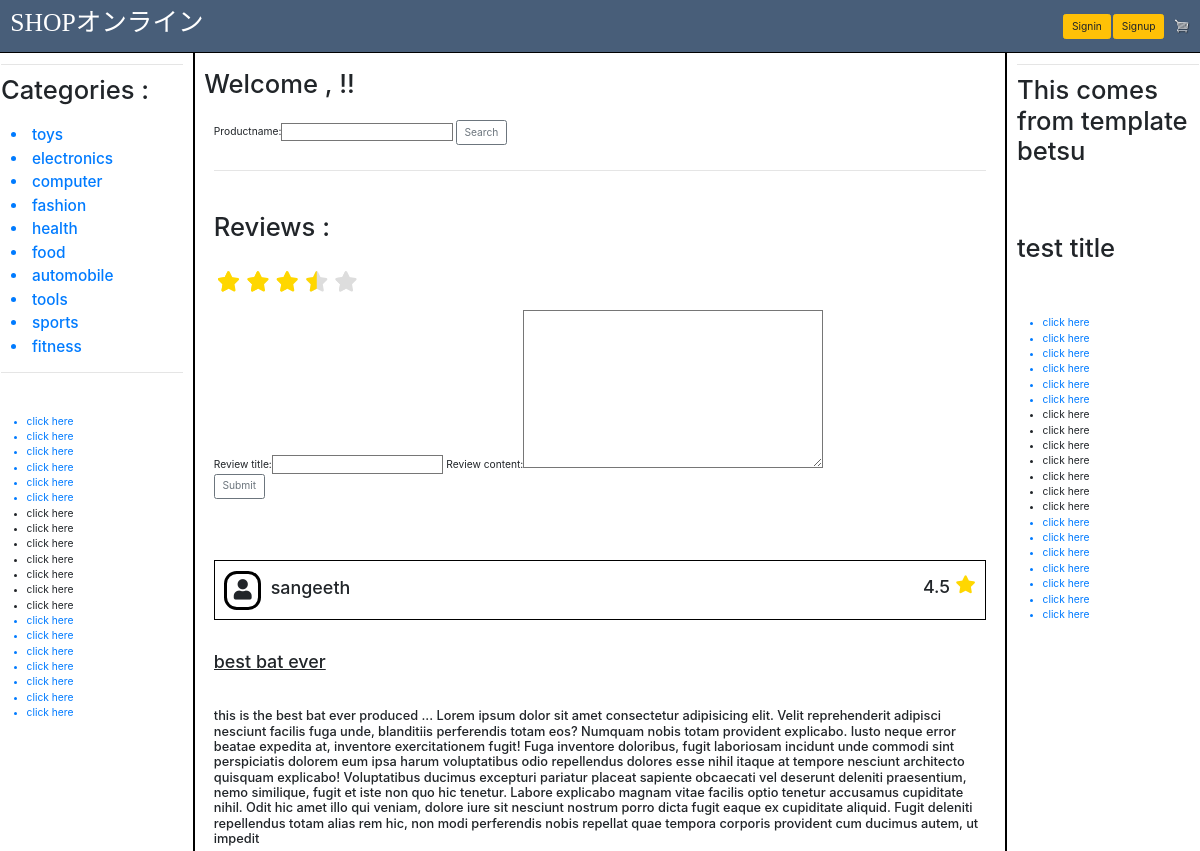
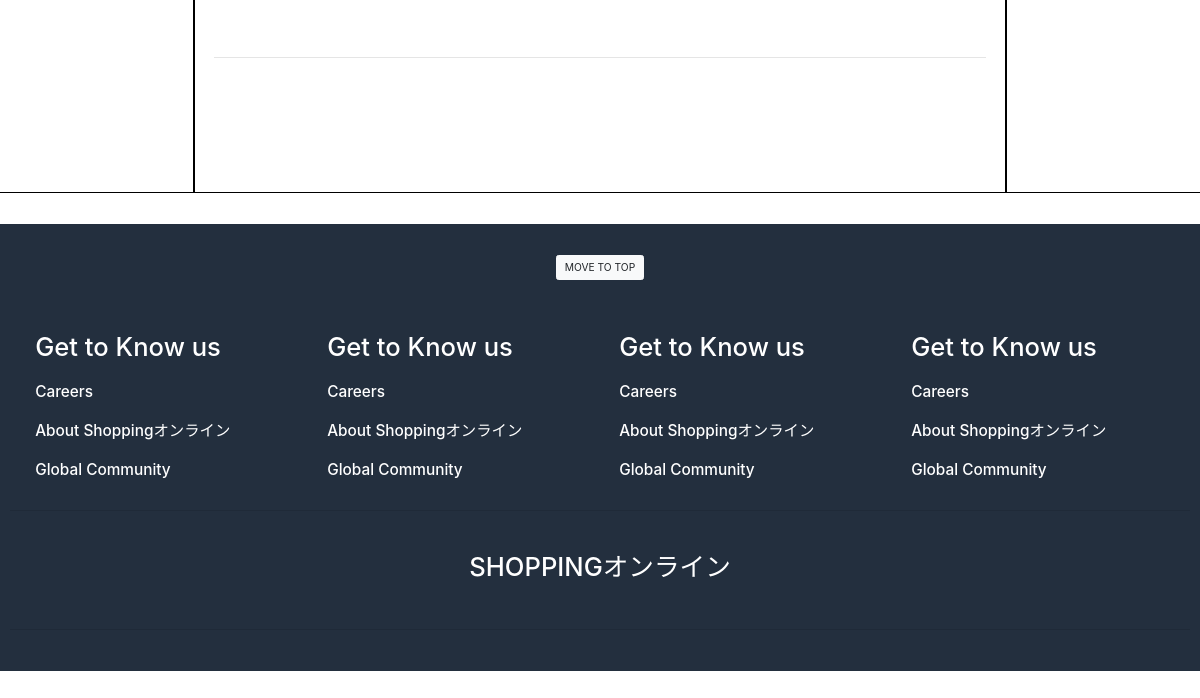
The app's page /reviews/review/9, older data (2 pictures, top to bottom).
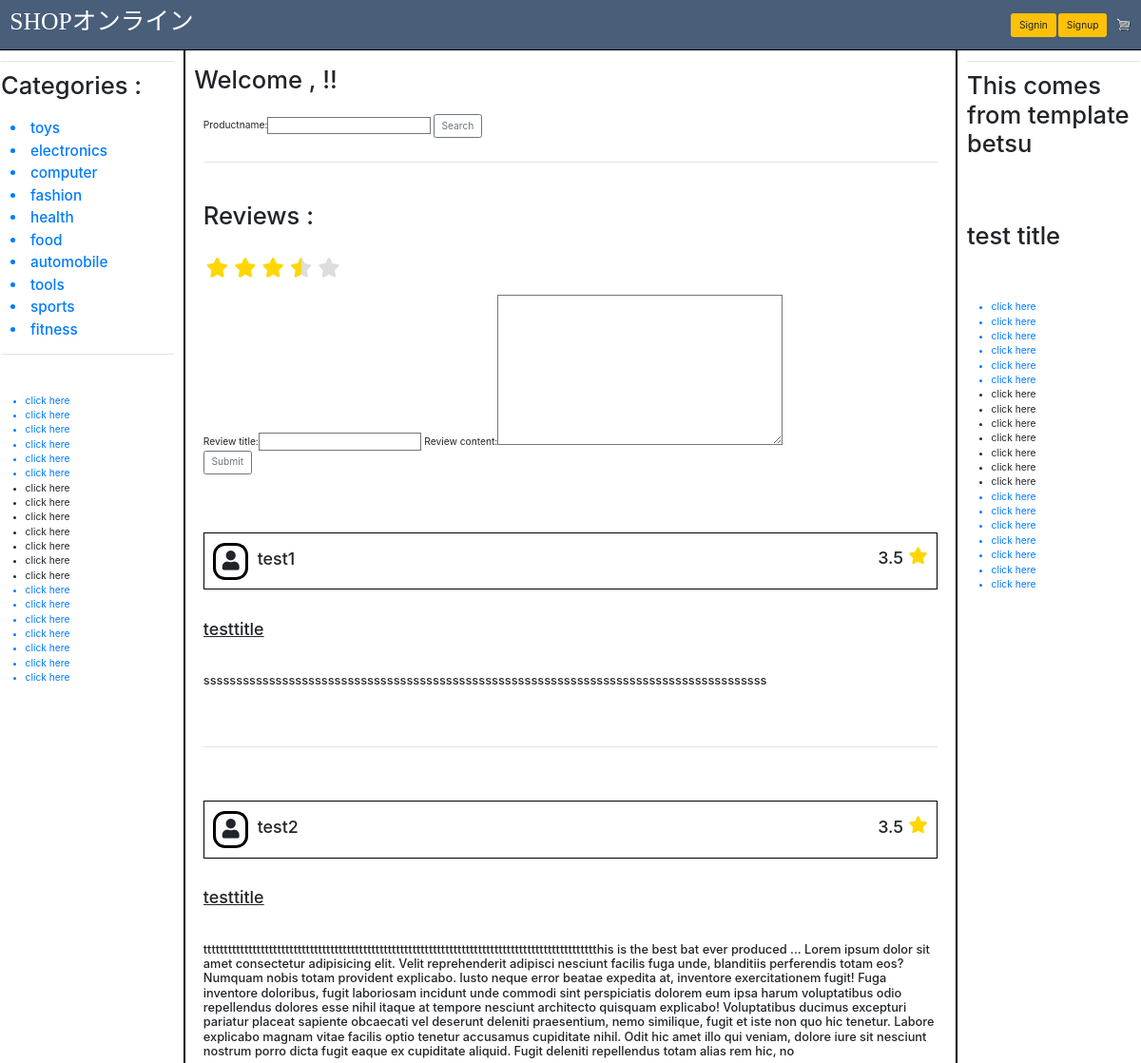
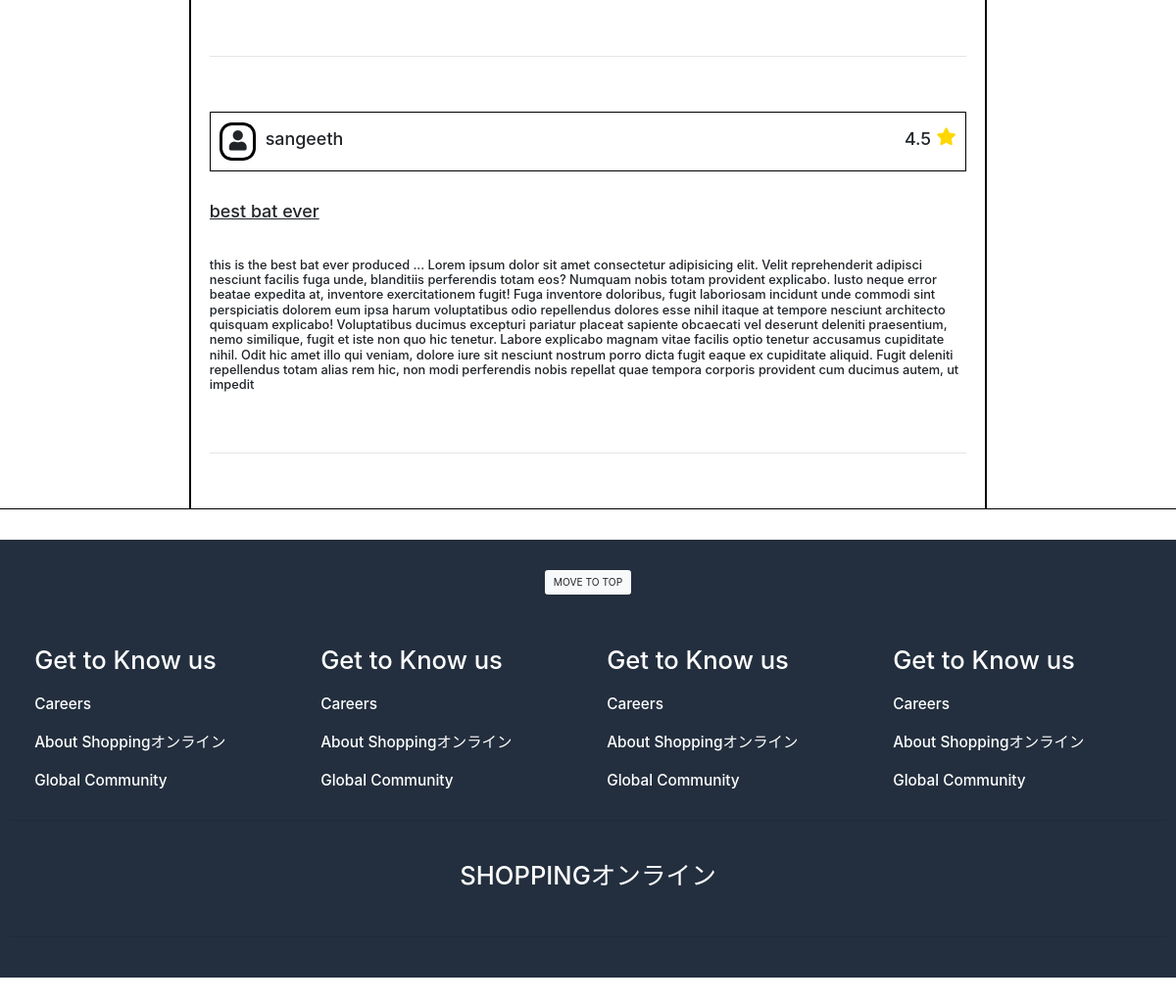
The same page, newer data (2 pictures, top to bottom).
### structure/models.py (models this page shows, shortened)
class categories(models.Model):
    categoryid = models.AutoField(primary_key=True)
    categoryname = models.CharField(max_length=30)
    description = models.CharField(max_length=50 , blank=True)
    categorypicture = models.ImageField(upload_to = "category_pictures", blank = True)

class reviews(models.Model):
    reviewid = models.AutoField(primary_key=True)
    reviewed_by = models.ForeignKey(User , on_delete=models.CASCADE , blank=True , null=True)
    reviewed_product = models.ForeignKey(products , on_delete=models.CASCADE , blank=True , null=True)
    review_title = models.CharField(max_length=30 , blank = True , null=True)
    review_content = models.TextField(max_length=1000 , blank=True, null=True)
    stars = models.DecimalField(default=5 , max_digits=2 , decimal_places=1)
    reviewed_time = models.DateTimeField(auto_now=True)

### reviews/views.py (the view, shortened to what this page needs)
# urls.py: path('review/<pk>', views.review , name = "review"),
def review(request,pk):
    if request.method == "GET":
        print('Fetching all reviews !')
        product = products.objects.get(productid = pk)
        review = reviews.objects.filter(reviewed_product__productid = pk).order_by('-reviewed_time')
        category = categories.objects.all()
        form = searchproductform()
        reviewform = reviewForm()
        context = {
            'product' : product ,
            'review' : review,
            'category' : category,
            'form' : form,
            'reviewform' : reviewform,
        }
        return render(request, 'reviews/reviewpage.html' , context)

### homepage/forms.py
class searchproductform(ModelForm):
    def __init__(self, *args, **kwargs):
        super(searchproductform, self).__init__(*args, **kwargs)
        self.fields['productname'].required = False
    class Meta:
        model = products
        fields = ['productname']

### reviews/forms.py
class reviewForm(ModelForm):
    class Meta:
        model = reviews
        fields = '__all__'
        exclude = ['reviewed_by' , 'reviewed_product', 'stars' ]
    def __init__(self, *args, **kwargs):
        super(reviewForm, self).__init__(*args, **kwargs)
        self.fields['review_title'].required = True
        self.fields['review_content'].required = True

### templates/reviews/reviewpage.html (shortened to what the changed rows need)
<!DOCTYPE html>
{% extends "base.html" %}
{% load static %}
{% load bootstrap_tags %}
{% block leftnav %}
    <div class="right-nav">
        <h1> Categories : </h1><br>
            <div class="container">
                {% for cat in category %}
                    <h4><a href="{% url 'homepage:category' cat.categoryid %}" style="align-items: center;"><li>{{cat.categoryname}}</li></a></h4>
                {% endfor %}
            </div>
        <br><br>
    </div>
{% endblock %}
{% block rightnav %}
    <div class="right-nav">
        <h1> This comes from template betsu </h1>
        <br><br><br><br>
        <h1>test title</h1>
        <br><br><br>
    </div>
{% endblock %}
    {% block body %}
        <br>
        <h1 id="top-section" style="align-items: center;"> Welcome , {{user.username}}!!</h1>
        <br>
        <form action = " {% url 'homepage:home' %}" enctype="multipart/form-data" method="POST">
            <div class="container sign-form">
                {{ form|as_bootstrap  }}
            </div>
        </form>
        <br>
        <div class="container" >
            <hr>
            <br><br>
                <h1>Reviews : </h1><br>
                <form action = " {% url 'reviews:review' product.productid %}" enctype="multipart/form-data" method="POST">
                    <div class="reviewform">
                        <br><br><br>
                        {{ reviewform|as_bootstrap  }}
                    </div>
                    <input type="submit" class = 'btn btn-outline-secondary' name="submit" value="Submit">
                </form>
                <br><br>
            <br><br>
            {% for pdtreview in review %}
                <div class="container">
                    <div class="user-review">
                        {% if pdtreview.reviewed_by == request.user %}
                        <div class="row" style="border: 3px solid black; background-color: #607b9d;">
                        {% else %}
                        <div class="row" style="border: 3px solid black;">
                        {% endif %}
                            <div class="col-lg-4">
                                    <span><i class="fas fa-user fa-2x fa-pull-left" style="margin : 15px; margin-left: 0px ; padding : 10px ;border: 5px solid black; border-radius: 20px;"></i> <h3 style="margin : 15px; margin-left: 0px ; padding : 10px ;"> {{pdtreview.reviewed_by}} </h3> </span>
                            </div>
                            <div class="col-lg-8">
                                <span style="margin-top : 50px; margin-left: 0px ; padding : 10px ; text-align: right;"><h3>{{pdtreview.stars}} <i class="fa fa-star fa-pull-right " aria-hidden="false"></i></h3></span>
                            </div>
                        </div>
                        <br><br>
                        <div class="row">
                            <h3><u>{{pdtreview.review_title}}</u></h3>
                        </div>
                        <br><br>
                        <div class="row">
                            <h5>{{pdtreview.review_content}}</h5>
                        </div>
                        <br><br>
                    </div>
                </div>
                <br>
                <hr>
                <br><br><br>
            {% endfor %}
        </div>
{% endblock %}

Row changes from the older to the newer data that the page shows:
added reviews: reviewed_by "test1", stars "3.5", review_title "testtitle", review_content "ssssssssssssssssssssssssssssssssssssssssssssssssssssssssssssssssssssssssssssssssssssss"
added reviews: reviewed_by "test2", stars "3.5", review_title "testtitle", review_content "tttttttttttttttttttttttttttttttttttttttttttttttttttttttttttttttttttttttttttttttttttttttttttttttthis is the best bat ever produced ... Lorem ipsum dolor sit amet consectetur adipisicing elit. Velit reprehenderit adipisci nesciunt facilis fuga unde, blanditiis perferendis totam eos? Numquam nobis totam provident explicabo. Iusto neque error beatae expedita at, inventore exercitationem fugit! Fuga inventore doloribus, fugit laboriosam incidunt unde commodi sint perspiciatis dolorem eum ipsa harum voluptatibus odio repellendus dolores esse nihil itaque at tempore nesciunt architecto quisquam explicabo! Voluptatibus ducimus excepturi pariatur placeat sapiente obcaecati vel deserunt deleniti…"
